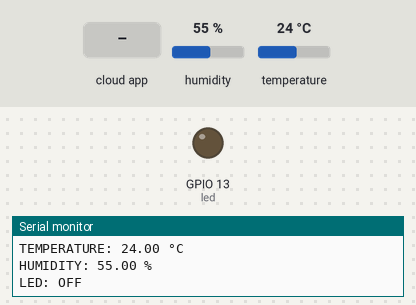
Bench run of a sketch on a simulated ESP8266 (NodeMCU). Parts: output pins drawn as LEDs (lit = HIGH), the last lines printed to the serial monitor. The inputs (shaded band) are chosen by the test bench; at power-on: humidity 55 %, temperature 24 °C. WiFi joins after 1.5 s; servers stay silent unless stated; the Firebase database answers and starts empty.

Above: at 3.2 s.
3.3 s: the phone or cloud app sets led to ON
At 5.0 s:
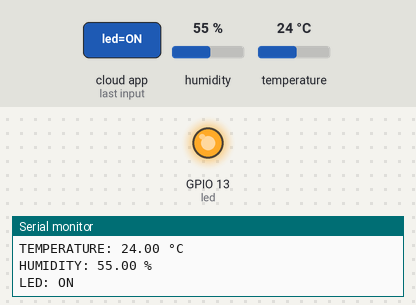
Timing chart, 0 to 6.5 s (numbered marks = the images above; inputs shaded):
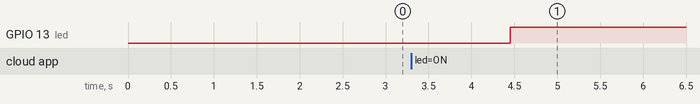

Measured:
- after the input at 3.3 s, GPIO 13 (led): LOW → HIGH after 1.2 s

The sketch:

ESP32_Firebase.ino
```cpp
#include <Arduino.h>
#if defined(ESP32)
  #include <WiFi.h>
#elif defined(ESP8266)
  #include <ESP8266WiFi.h>
#endif

#include <Firebase_ESP_Client.h>
#include <Wire.h>
#include <Adafruit_Sensor.h>
#include "DHT.h"

/* PROVIDE THE TOKEN GENERATION PROCESS INFO */
#include "addons/TokenHelper.h"
/* PROVIDE THE RTDB PAYLOAD PRINTING INFO AND OTHER HELPER FUNCTIONS */
#include "addons/RTDBHelper.h"

/* WIFI CREDENTIALS */
#define WIFI_SSID "YOUR_WIFI_SSID"
#define WIFI_PASSWORD "YOUR_WIFI_PASSWORD"

/* FIREBASE PROJECT CONFIG */
#define API_KEY "YOUR_API_KEY"
#define USER_EMAIL "YOUR_EMAIL"
#define USER_PASSWORD "YOUR_PASSWORD"
#define DATABASE_URL "YOUR_DATABASE_URL"

/* FIREBASE OBJECTS */
FirebaseData fbdo;
FirebaseAuth auth;
FirebaseConfig config;

/* USER UID */
String uid;

/* DATABASE PATHS */
String databasePath;
String tempPath;
String humPath;
String ledPath;

/* DHT11 CONFIG */
#define DHTPIN 4         /* GPIO WHERE DHT11 IS CONNECTED */
#define DHTTYPE DHT11
DHT dht(DHTPIN, DHTTYPE);

float temperature;
float humidity;
String ledState = "OFF";   /* TRACK LED STATE */
const int led = 13;        /* PIN LED */

/* TIMER VARIABLES */
unsigned long sendDataPrevMillis = 0;
unsigned long timerDelay = 2000; /* 2 SECONDS */

// Initialize WiFi
void initWiFi() {
  WiFi.begin(WIFI_SSID, WIFI_PASSWORD);
  Serial.print("Connecting to WiFi ..");
  while (WiFi.status() != WL_CONNECTED) {
    Serial.print('.');
    delay(1000);
  }
  Serial.println(WiFi.localIP());
  Serial.println();
}

/* WRITE FLOAT VALUES TO FIREBASE */
void sendFloat(String path, float value) {
  if (Firebase.RTDB.setFloat(&fbdo, path.c_str(), value)) {
    /* SUCCESSFULLY SENT */
  } else {
    Serial.println("FAILED: " + fbdo.errorReason());
  }
}

/* READ LED STATE FROM FIREBASE */
void readData(String path) {
  String readIncoming = "";
  if (Firebase.RTDB.getString(&fbdo, path.c_str())) {
    if (fbdo.dataType() == "string") {
      readIncoming = fbdo.stringData();
      if (readIncoming == "ON") {
        digitalWrite(led, HIGH);
        ledState = "ON";
      } else {
        digitalWrite(led, LOW);
        ledState = "OFF";
      }
    }
  } else {
    Serial.println("FAILED: " + fbdo.errorReason());
  }
}

void setup() {
  Serial.begin(115200);
  pinMode(led, OUTPUT);

  initWiFi();
  dht.begin(); /* START DHT-11 SENSOR */

  /* FIREBASE SETUP */
  config.api_key = API_KEY;
  auth.user.email = USER_EMAIL;
  auth.user.password = USER_PASSWORD;
  config.database_url = DATABASE_URL;

  Firebase.reconnectWiFi(true);
  fbdo.setResponseSize(4096);
  config.token_status_callback = tokenStatusCallback;
  config.max_token_generation_retry = 5;

  Firebase.begin(&config, &auth);

  /* GET USER UID */
  Serial.println("Getting User UID");
  while ((auth.token.uid) == "") {
    Serial.print('.');
    delay(1000);
  }
  uid = auth.token.uid.c_str();
  Serial.println("User UID: " + uid);

  /* DATABASE PATHS */
  databasePath = "/UsersData/" + uid;
  tempPath = databasePath + "/temperature";
  humPath  = databasePath + "/humidity";
  ledPath  = databasePath + "/led";
}

void loop() {
  if (Firebase.ready() && (millis() - sendDataPrevMillis > timerDelay || sendDataPrevMillis == 0)) {
    sendDataPrevMillis = millis();

    /* READ DHT11 VALUES */
    humidity = dht.readHumidity();
    temperature = dht.readTemperature(); // Celsius
    if (isnan(humidity) || isnan(temperature)) {
      Serial.println("Failed to read from DHT sensor!");
      return;
    }

    /* SEND TO FIREBASE AND WEB DASHBOARD */
    sendFloat(tempPath, temperature);
    sendFloat(humPath, humidity);

    /* READ LED STATE FROM FIREBASE */
    readData(ledPath);

    /* PRINT FORMATTED SERIAL OUTPUT */

    Serial.print("TEMPERATURE: ");
    Serial.print(temperature);
    Serial.println(" °C");
    Serial.print("HUMIDITY: ");
    Serial.print(humidity);
    Serial.println(" %");
    Serial.print("LED: ");
    Serial.println(ledState);
    Serial.println();
  }
}
```
